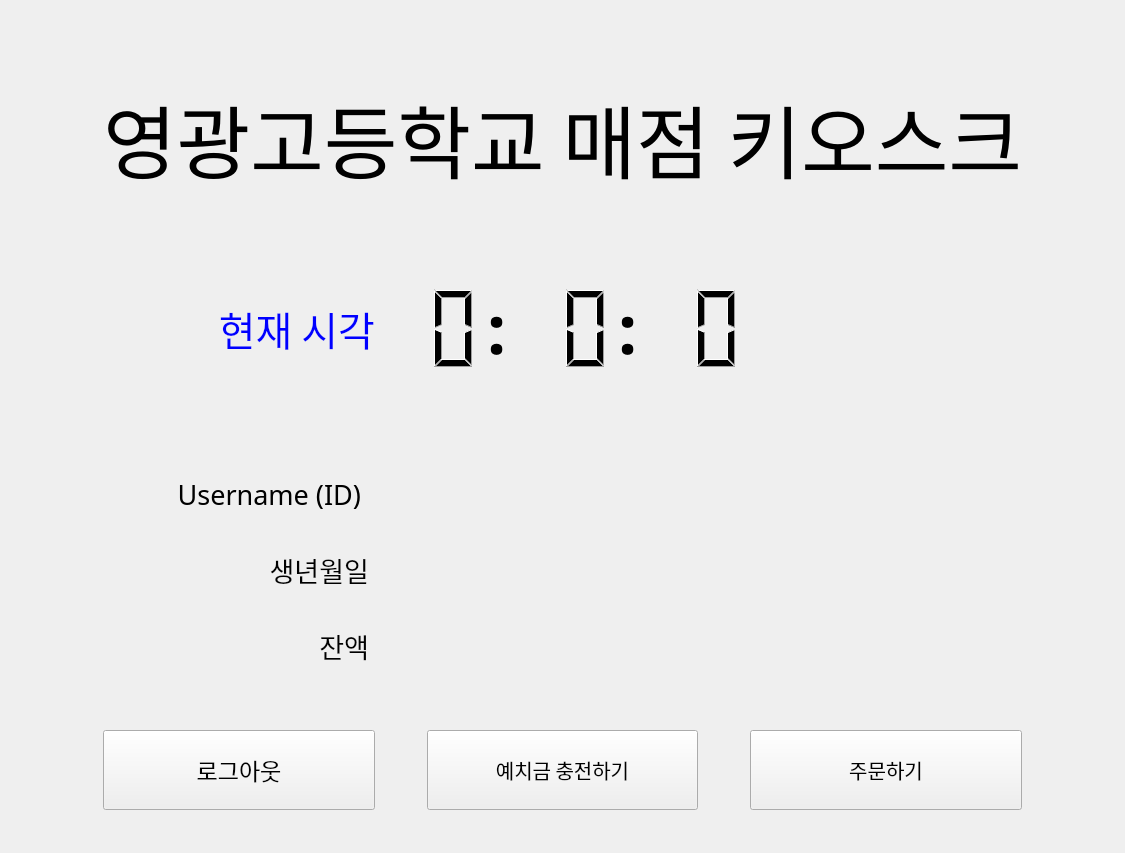
<?xml version="1.0" encoding="UTF-8"?>
<ui version="4.0">
 <class>MainWindow</class>
 <widget class="QMainWindow" name="MainWindow">
  <property name="windowModality">
   <enum>Qt::ApplicationModal</enum>
  </property>
  <property name="geometry">
   <rect>
    <x>0</x>
    <y>0</y>
    <width>1125</width>
    <height>853</height>
   </rect>
  </property>
  <property name="windowTitle">
   <string>YKHS Cafeteria KIOSK (alpha v1.0 / Last Updated 22.01.03)</string>
  </property>
  <widget class="QWidget" name="centralwidget">
   <layout class="QGridLayout" name="gridLayout_2">
    <property name="leftMargin">
     <number>0</number>
    </property>
    <property name="topMargin">
     <number>0</number>
    </property>
    <property name="rightMargin">
     <number>0</number>
    </property>
    <property name="bottomMargin">
     <number>0</number>
    </property>
    <property name="spacing">
     <number>6</number>
    </property>
    <item row="0" column="0">
     <layout class="QGridLayout" name="gridLayout" columnstretch="0,0,0,0,0,0,0">
      <property name="sizeConstraint">
       <enum>QLayout::SetDefaultConstraint</enum>
      </property>
      <property name="leftMargin">
       <number>0</number>
      </property>
      <property name="topMargin">
       <number>0</number>
      </property>
      <property name="rightMargin">
       <number>0</number>
      </property>
      <property name="bottomMargin">
       <number>0</number>
      </property>
      <property name="horizontalSpacing">
       <number>6</number>
      </property>
      <item row="6" column="0">
       <spacer name="blank_0_5">
        <property name="orientation">
         <enum>Qt::Vertical</enum>
        </property>
        <property name="sizeType">
         <enum>QSizePolicy::Fixed</enum>
        </property>
        <property name="sizeHint" stdset="0">
         <size>
          <width>20</width>
          <height>70</height>
         </size>
        </property>
       </spacer>
      </item>
      <item row="9" column="3">
       <widget class="QPushButton" name="ChargeBtn">
        <property name="sizePolicy">
         <sizepolicy hsizetype="Minimum" vsizetype="Preferred">
          <horstretch>0</horstretch>
          <verstretch>0</verstretch>
         </sizepolicy>
        </property>
        <property name="font">
         <font>
          <family>맑은 고딕</family>
          <pointsize>15</pointsize>
         </font>
        </property>
        <property name="cursor">
         <cursorShape>PointingHandCursor</cursorShape>
        </property>
        <property name="text">
         <string>예치금 충전하기</string>
        </property>
       </widget>
      </item>
      <item row="3" column="0">
       <spacer name="blank_0_3">
        <property name="orientation">
         <enum>Qt::Vertical</enum>
        </property>
        <property name="sizeType">
         <enum>QSizePolicy::Fixed</enum>
        </property>
        <property name="sizeHint" stdset="0">
         <size>
          <width>20</width>
          <height>250</height>
         </size>
        </property>
       </spacer>
      </item>
      <item row="1" column="6">
       <spacer name="blank_4_1">
        <property name="orientation">
         <enum>Qt::Horizontal</enum>
        </property>
        <property name="sizeHint" stdset="0">
         <size>
          <width>30</width>
          <height>20</height>
         </size>
        </property>
       </spacer>
      </item>
      <item row="5" column="0">
       <spacer name="blank_0_4">
        <property name="orientation">
         <enum>Qt::Vertical</enum>
        </property>
        <property name="sizeType">
         <enum>QSizePolicy::Fixed</enum>
        </property>
        <property name="sizeHint" stdset="0">
         <size>
          <width>20</width>
          <height>70</height>
         </size>
        </property>
       </spacer>
      </item>
      <item row="10" column="0">
       <spacer name="blank_0_8">
        <property name="orientation">
         <enum>Qt::Vertical</enum>
        </property>
        <property name="sizeType">
         <enum>QSizePolicy::MinimumExpanding</enum>
        </property>
        <property name="sizeHint" stdset="0">
         <size>
          <width>20</width>
          <height>40</height>
         </size>
        </property>
       </spacer>
      </item>
      <item row="3" column="1">
       <widget class="QLabel" name="Time">
        <property name="palette">
         <palette>
          <active>
           <colorrole role="WindowText">
            <brush brushstyle="SolidPattern">
             <color alpha="255">
              <red>0</red>
              <green>0</green>
              <blue>255</blue>
             </color>
            </brush>
           </colorrole>
          </active>
          <inactive>
           <colorrole role="WindowText">
            <brush brushstyle="SolidPattern">
             <color alpha="255">
              <red>0</red>
              <green>0</green>
              <blue>255</blue>
             </color>
            </brush>
           </colorrole>
          </inactive>
          <disabled>
           <colorrole role="WindowText">
            <brush brushstyle="SolidPattern">
             <color alpha="255">
              <red>120</red>
              <green>120</green>
              <blue>120</blue>
             </color>
            </brush>
           </colorrole>
          </disabled>
         </palette>
        </property>
        <property name="font">
         <font>
          <family>맑은 고딕</family>
          <pointsize>30</pointsize>
         </font>
        </property>
        <property name="text">
         <string>현재 시각</string>
        </property>
        <property name="alignment">
         <set>Qt::AlignRight|Qt::AlignTrailing|Qt::AlignVCenter</set>
        </property>
        <property name="margin">
         <number>20</number>
        </property>
       </widget>
      </item>
      <item row="0" column="5">
       <spacer name="blank_5_0">
        <property name="orientation">
         <enum>Qt::Horizontal</enum>
        </property>
        <property name="sizeHint" stdset="0">
         <size>
          <width>40</width>
          <height>20</height>
         </size>
        </property>
       </spacer>
      </item>
      <item row="0" column="3">
       <spacer name="blank_3_0">
        <property name="orientation">
         <enum>Qt::Horizontal</enum>
        </property>
        <property name="sizeHint" stdset="0">
         <size>
          <width>40</width>
          <height>20</height>
         </size>
        </property>
       </spacer>
      </item>
      <item row="2" column="1" colspan="5">
       <widget class="QLabel" name="title">
        <property name="font">
         <font>
          <family>맑은 고딕</family>
          <pointsize>60</pointsize>
         </font>
        </property>
        <property name="text">
         <string>영광고등학교 매점 키오스크</string>
        </property>
        <property name="alignment">
         <set>Qt::AlignCenter</set>
        </property>
       </widget>
      </item>
      <item row="0" column="4">
       <spacer name="blank_4_0">
        <property name="orientation">
         <enum>Qt::Horizontal</enum>
        </property>
        <property name="sizeType">
         <enum>QSizePolicy::Fixed</enum>
        </property>
        <property name="sizeHint" stdset="0">
         <size>
          <width>40</width>
          <height>20</height>
         </size>
        </property>
       </spacer>
      </item>
      <item row="0" column="0">
       <spacer name="blank_0_0">
        <property name="orientation">
         <enum>Qt::Horizontal</enum>
        </property>
        <property name="sizeHint" stdset="0">
         <size>
          <width>40</width>
          <height>20</height>
         </size>
        </property>
       </spacer>
      </item>
      <item row="1" column="0">
       <spacer name="blank_0_1">
        <property name="orientation">
         <enum>Qt::Vertical</enum>
        </property>
        <property name="sizeType">
         <enum>QSizePolicy::Fixed</enum>
        </property>
        <property name="sizeHint" stdset="0">
         <size>
          <width>20</width>
          <height>60</height>
         </size>
        </property>
       </spacer>
      </item>
      <item row="6" column="1">
       <widget class="QLabel" name="passwdLabel">
        <property name="font">
         <font>
          <family>맑은 고딕</family>
          <pointsize>20</pointsize>
          <weight>50</weight>
          <bold>false</bold>
         </font>
        </property>
        <property name="text">
         <string>생년월일 </string>
        </property>
        <property name="alignment">
         <set>Qt::AlignRight|Qt::AlignTrailing|Qt::AlignVCenter</set>
        </property>
        <property name="margin">
         <number>20</number>
        </property>
       </widget>
      </item>
      <item row="9" column="5">
       <widget class="QPushButton" name="OrderBtn">
        <property name="sizePolicy">
         <sizepolicy hsizetype="Minimum" vsizetype="Preferred">
          <horstretch>0</horstretch>
          <verstretch>0</verstretch>
         </sizepolicy>
        </property>
        <property name="font">
         <font>
          <family>맑은 고딕</family>
          <pointsize>15</pointsize>
         </font>
        </property>
        <property name="cursor">
         <cursorShape>PointingHandCursor</cursorShape>
        </property>
        <property name="text">
         <string>주문하기</string>
        </property>
       </widget>
      </item>
      <item row="0" column="1">
       <spacer name="blank_1_0">
        <property name="orientation">
         <enum>Qt::Horizontal</enum>
        </property>
        <property name="sizeHint" stdset="0">
         <size>
          <width>40</width>
          <height>20</height>
         </size>
        </property>
       </spacer>
      </item>
      <item row="5" column="1">
       <widget class="QLabel" name="usernameLabel">
        <property name="font">
         <font>
          <family>맑은 고딕</family>
          <pointsize>20</pointsize>
         </font>
        </property>
        <property name="text">
         <string>Username (ID)  </string>
        </property>
        <property name="alignment">
         <set>Qt::AlignRight|Qt::AlignTrailing|Qt::AlignVCenter</set>
        </property>
        <property name="margin">
         <number>20</number>
        </property>
       </widget>
      </item>
      <item row="8" column="0">
       <spacer name="blank_0_6">
        <property name="orientation">
         <enum>Qt::Vertical</enum>
        </property>
        <property name="sizeType">
         <enum>QSizePolicy::MinimumExpanding</enum>
        </property>
        <property name="sizeHint" stdset="0">
         <size>
          <width>20</width>
          <height>20</height>
         </size>
        </property>
       </spacer>
      </item>
      <item row="3" column="2" colspan="3">
       <layout class="QHBoxLayout" name="Clock">
        <item>
         <widget class="QLCDNumber" name="Hour">
          <property name="frameShape">
           <enum>QFrame::NoFrame</enum>
          </property>
          <property name="smallDecimalPoint">
           <bool>false</bool>
          </property>
          <property name="digitCount">
           <number>2</number>
          </property>
          <property name="mode">
           <enum>QLCDNumber::Dec</enum>
          </property>
          <property name="segmentStyle">
           <enum>QLCDNumber::Filled</enum>
          </property>
         </widget>
        </item>
        <item>
         <widget class="QLabel" name="label">
          <property name="sizePolicy">
           <sizepolicy hsizetype="Fixed" vsizetype="Preferred">
            <horstretch>0</horstretch>
            <verstretch>0</verstretch>
           </sizepolicy>
          </property>
          <property name="font">
           <font>
            <family>맑은 고딕</family>
            <pointsize>50</pointsize>
            <weight>75</weight>
            <bold>true</bold>
           </font>
          </property>
          <property name="text">
           <string>:</string>
          </property>
         </widget>
        </item>
        <item>
         <widget class="QLCDNumber" name="Minute">
          <property name="frameShape">
           <enum>QFrame::NoFrame</enum>
          </property>
          <property name="frameShadow">
           <enum>QFrame::Raised</enum>
          </property>
          <property name="smallDecimalPoint">
           <bool>false</bool>
          </property>
          <property name="digitCount">
           <number>2</number>
          </property>
          <property name="mode">
           <enum>QLCDNumber::Dec</enum>
          </property>
          <property name="segmentStyle">
           <enum>QLCDNumber::Filled</enum>
          </property>
          <property name="intValue" stdset="0">
           <number>0</number>
          </property>
         </widget>
        </item>
        <item>
         <widget class="QLabel" name="label_2">
          <property name="sizePolicy">
           <sizepolicy hsizetype="Fixed" vsizetype="Preferred">
            <horstretch>0</horstretch>
            <verstretch>0</verstretch>
           </sizepolicy>
          </property>
          <property name="font">
           <font>
            <family>맑은 고딕</family>
            <pointsize>50</pointsize>
            <weight>75</weight>
            <bold>true</bold>
           </font>
          </property>
          <property name="text">
           <string>:</string>
          </property>
         </widget>
        </item>
        <item>
         <widget class="QLCDNumber" name="Second">
          <property name="frameShape">
           <enum>QFrame::NoFrame</enum>
          </property>
          <property name="smallDecimalPoint">
           <bool>false</bool>
          </property>
          <property name="digitCount">
           <number>2</number>
          </property>
          <property name="mode">
           <enum>QLCDNumber::Dec</enum>
          </property>
          <property name="segmentStyle">
           <enum>QLCDNumber::Filled</enum>
          </property>
         </widget>
        </item>
       </layout>
      </item>
      <item row="2" column="0">
       <spacer name="blank_0_2">
        <property name="orientation">
         <enum>Qt::Vertical</enum>
        </property>
        <property name="sizeHint" stdset="0">
         <size>
          <width>20</width>
          <height>40</height>
         </size>
        </property>
       </spacer>
      </item>
      <item row="9" column="0">
       <spacer name="blank_0_7">
        <property name="orientation">
         <enum>Qt::Vertical</enum>
        </property>
        <property name="sizeType">
         <enum>QSizePolicy::Fixed</enum>
        </property>
        <property name="sizeHint" stdset="0">
         <size>
          <width>20</width>
          <height>80</height>
         </size>
        </property>
       </spacer>
      </item>
      <item row="0" column="2">
       <spacer name="blank_2_0">
        <property name="orientation">
         <enum>Qt::Horizontal</enum>
        </property>
        <property name="sizeType">
         <enum>QSizePolicy::Fixed</enum>
        </property>
        <property name="sizeHint" stdset="0">
         <size>
          <width>40</width>
          <height>20</height>
         </size>
        </property>
       </spacer>
      </item>
      <item row="9" column="1">
       <widget class="QPushButton" name="LogoutBtn">
        <property name="sizePolicy">
         <sizepolicy hsizetype="Minimum" vsizetype="MinimumExpanding">
          <horstretch>0</horstretch>
          <verstretch>0</verstretch>
         </sizepolicy>
        </property>
        <property name="font">
         <font>
          <family>맑은 고딕</family>
          <pointsize>17</pointsize>
          <stylestrategy>PreferDefault</stylestrategy>
         </font>
        </property>
        <property name="cursor">
         <cursorShape>PointingHandCursor</cursorShape>
        </property>
        <property name="layoutDirection">
         <enum>Qt::LeftToRight</enum>
        </property>
        <property name="text">
         <string>로그아웃</string>
        </property>
       </widget>
      </item>
      <item row="7" column="0">
       <spacer name="verticalSpacer">
        <property name="orientation">
         <enum>Qt::Vertical</enum>
        </property>
        <property name="sizeHint" stdset="0">
         <size>
          <width>20</width>
          <height>70</height>
         </size>
        </property>
       </spacer>
      </item>
      <item row="7" column="1">
       <widget class="QLabel" name="Balance">
        <property name="font">
         <font>
          <family>맑은 고딕</family>
          <pointsize>20</pointsize>
          <weight>50</weight>
          <bold>false</bold>
         </font>
        </property>
        <property name="text">
         <string>잔액 </string>
        </property>
        <property name="alignment">
         <set>Qt::AlignRight|Qt::AlignTrailing|Qt::AlignVCenter</set>
        </property>
        <property name="margin">
         <number>20</number>
        </property>
       </widget>
      </item>
     </layout>
    </item>
   </layout>
  </widget>
 </widget>
 <resources/>
 <connections/>
</ui>
